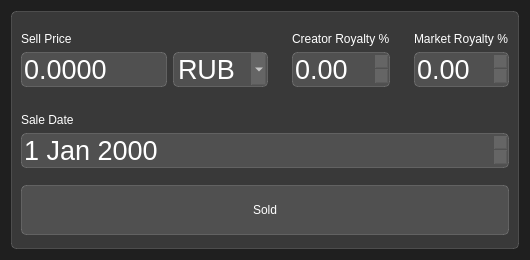
<?xml version="1.0" encoding="UTF-8"?>
<ui version="4.0">
 <class>sold_dialog</class>
 <widget class="QDialog" name="sold_dialog">
  <property name="geometry">
   <rect>
    <x>0</x>
    <y>0</y>
    <width>530</width>
    <height>260</height>
   </rect>
  </property>
  <property name="sizePolicy">
   <sizepolicy hsizetype="Preferred" vsizetype="Preferred">
    <horstretch>0</horstretch>
    <verstretch>0</verstretch>
   </sizepolicy>
  </property>
  <property name="minimumSize">
   <size>
    <width>530</width>
    <height>0</height>
   </size>
  </property>
  <property name="windowTitle">
   <string>Dialog</string>
  </property>
  <property name="styleSheet">
   <string notr="true">background-color: rgb(31, 31, 31);
color: rgb(255, 255, 255);</string>
  </property>
  <layout class="QHBoxLayout" name="horizontalLayout_3">
   <item>
    <widget class="QFrame" name="frame">
     <property name="sizePolicy">
      <sizepolicy hsizetype="Preferred" vsizetype="Preferred">
       <horstretch>0</horstretch>
       <verstretch>0</verstretch>
      </sizepolicy>
     </property>
     <property name="styleSheet">
      <string notr="true">background-color: rgba(255, 255, 255, 30);
border: 1px solid rgba(255, 255, 255, 40);
border-radius: 5px;</string>
     </property>
     <property name="frameShape">
      <enum>QFrame::StyledPanel</enum>
     </property>
     <property name="frameShadow">
      <enum>QFrame::Raised</enum>
     </property>
     <layout class="QVBoxLayout" name="verticalLayout_11">
      <property name="spacing">
       <number>6</number>
      </property>
      <item>
       <layout class="QHBoxLayout" name="horizontalLayout_5">
        <item>
         <widget class="QFrame" name="sell_frame">
          <property name="sizePolicy">
           <sizepolicy hsizetype="Preferred" vsizetype="Maximum">
            <horstretch>0</horstretch>
            <verstretch>0</verstretch>
           </sizepolicy>
          </property>
          <property name="styleSheet">
           <string notr="true">QFrame{
background-color: none;
border:none;
}
</string>
          </property>
          <layout class="QVBoxLayout" name="verticalLayout_4">
           <property name="leftMargin">
            <number>0</number>
           </property>
           <item>
            <widget class="QLabel" name="label_4">
             <property name="maximumSize">
              <size>
               <width>16777215</width>
               <height>20</height>
              </size>
             </property>
             <property name="styleSheet">
              <string notr="true">background-color: none;
border: none;</string>
             </property>
             <property name="text">
              <string>Sell Price</string>
             </property>
            </widget>
           </item>
           <item>
            <layout class="QHBoxLayout" name="horizontalLayout">
             <item>
              <widget class="QDoubleSpinBox" name="sold_price_ui">
               <property name="styleSheet">
                <string notr="true">font-size: 20pt;
</string>
               </property>
               <property name="buttonSymbols">
                <enum>QAbstractSpinBox::NoButtons</enum>
               </property>
               <property name="correctionMode">
                <enum>QAbstractSpinBox::CorrectToPreviousValue</enum>
               </property>
               <property name="decimals">
                <number>4</number>
               </property>
               <property name="maximum">
                <double>99999999999999991611392.000000000000000</double>
               </property>
               <property name="stepType">
                <enum>QAbstractSpinBox::DefaultStepType</enum>
               </property>
              </widget>
             </item>
             <item>
              <widget class="QComboBox" name="sold_currency_ui">
               <property name="minimumSize">
                <size>
                 <width>95</width>
                 <height>0</height>
                </size>
               </property>
               <property name="font">
                <font>
                 <pointsize>20</pointsize>
                </font>
               </property>
               <property name="styleSheet">
                <string notr="true">QComboBox {
   
}

QComboBox:editable {
    
}
QComboBox QAbstractItemView {

	background-color: rgb(31, 31, 31);
}
QComboBox:!editable, QComboBox::drop-down:editable {
     
}

/* QComboBox gets the &quot;on&quot; state when the popup is open */
QComboBox:!editable:on, QComboBox::drop-down:editable:on {
   
}

QComboBox:on { /* shift the text when the popup opens */
    
}

QComboBox::drop-down {
    
}


</string>
               </property>
               <item>
                <property name="text">
                 <string>RUB</string>
                </property>
               </item>
               <item>
                <property name="text">
                 <string>USDT</string>
                </property>
               </item>
               <item>
                <property name="text">
                 <string>ADA</string>
                </property>
               </item>
               <item>
                <property name="text">
                 <string>ETH</string>
                </property>
               </item>
              </widget>
             </item>
            </layout>
           </item>
          </layout>
         </widget>
        </item>
        <item>
         <widget class="QFrame" name="frame_3">
          <property name="sizePolicy">
           <sizepolicy hsizetype="Minimum" vsizetype="Maximum">
            <horstretch>0</horstretch>
            <verstretch>0</verstretch>
           </sizepolicy>
          </property>
          <property name="styleSheet">
           <string notr="true">QFrame{
background-color: none;
border:none;
}
</string>
          </property>
          <property name="frameShape">
           <enum>QFrame::StyledPanel</enum>
          </property>
          <property name="frameShadow">
           <enum>QFrame::Raised</enum>
          </property>
          <layout class="QVBoxLayout" name="verticalLayout_3">
           <item>
            <widget class="QLabel" name="label">
             <property name="text">
              <string>Creator Royalty %</string>
             </property>
            </widget>
           </item>
           <item>
            <widget class="QDoubleSpinBox" name="doubleSpinBox">
             <property name="styleSheet">
              <string notr="true">font-size: 20pt;</string>
             </property>
            </widget>
           </item>
          </layout>
         </widget>
        </item>
        <item>
         <widget class="QFrame" name="frame_2">
          <property name="sizePolicy">
           <sizepolicy hsizetype="Minimum" vsizetype="Maximum">
            <horstretch>0</horstretch>
            <verstretch>0</verstretch>
           </sizepolicy>
          </property>
          <property name="styleSheet">
           <string notr="true">QFrame{
background-color: none;
border:none;
}
</string>
          </property>
          <property name="frameShape">
           <enum>QFrame::StyledPanel</enum>
          </property>
          <property name="frameShadow">
           <enum>QFrame::Raised</enum>
          </property>
          <layout class="QVBoxLayout" name="verticalLayout_6">
           <property name="rightMargin">
            <number>0</number>
           </property>
           <item>
            <widget class="QLabel" name="label_3">
             <property name="text">
              <string>Market Royalty %</string>
             </property>
            </widget>
           </item>
           <item>
            <widget class="QDoubleSpinBox" name="doubleSpinBox_2">
             <property name="styleSheet">
              <string notr="true">font-size: 20pt;</string>
             </property>
            </widget>
           </item>
          </layout>
         </widget>
        </item>
       </layout>
      </item>
      <item>
       <layout class="QVBoxLayout" name="verticalLayout_2">
        <item>
         <widget class="QFrame" name="sell_date_frame">
          <property name="sizePolicy">
           <sizepolicy hsizetype="Preferred" vsizetype="Maximum">
            <horstretch>0</horstretch>
            <verstretch>0</verstretch>
           </sizepolicy>
          </property>
          <property name="styleSheet">
           <string notr="true">QFrame{
background-color: none;
border:none;
}
</string>
          </property>
          <layout class="QVBoxLayout" name="verticalLayout">
           <property name="leftMargin">
            <number>0</number>
           </property>
           <property name="rightMargin">
            <number>0</number>
           </property>
           <item>
            <widget class="QLabel" name="label_5">
             <property name="text">
              <string>Sale Date</string>
             </property>
            </widget>
           </item>
           <item>
            <widget class="QDateEdit" name="sold_date_ui">
             <property name="font">
              <font>
               <pointsize>20</pointsize>
              </font>
             </property>
             <property name="styleSheet">
              <string notr="true">
QCalendarWidget QToolButton {
  font-size: 20pt;
  }
/* header row */
  QCalendarWidget QWidget { alternate-background-color: rgb(128, 128, 128); }

  /* normal days */
  QCalendarWidget QAbstractItemView:enabled 
  {
  	font-size:20px;  
  	color: rgb(255, 255, 255);  
  	background-color: rgba(255, 255, 255, 30);  
  	selection-background-color: rgb(64, 64, 64); 
  	selection-color: rgb(0, 255, 0); 
  }
QCalendarWidget QAbstractItemView:disabled 
{ 
color: rgb(64, 64, 64); 
}</string>
             </property>
             <property name="calendarPopup">
              <bool>false</bool>
             </property>
            </widget>
           </item>
          </layout>
         </widget>
        </item>
       </layout>
      </item>
      <item>
       <widget class="QPushButton" name="sold_dialog_button">
        <property name="minimumSize">
         <size>
          <width>0</width>
          <height>50</height>
         </size>
        </property>
        <property name="styleSheet">
         <string notr="true">QPushButton{
background-color: rgba(255, 255, 255, 30);
border: 1px solid rgba(255, 255, 255, 40);
border-radius: 5px;
}
QPushButton::hover{
background-color: rgba(255, 255, 255, 40);
}
QPushButton::pressed{
background-color: rgba(255, 255, 255, 50);
}</string>
        </property>
        <property name="text">
         <string>Sold</string>
        </property>
       </widget>
      </item>
     </layout>
    </widget>
   </item>
  </layout>
 </widget>
 <resources/>
 <connections/>
</ui>
